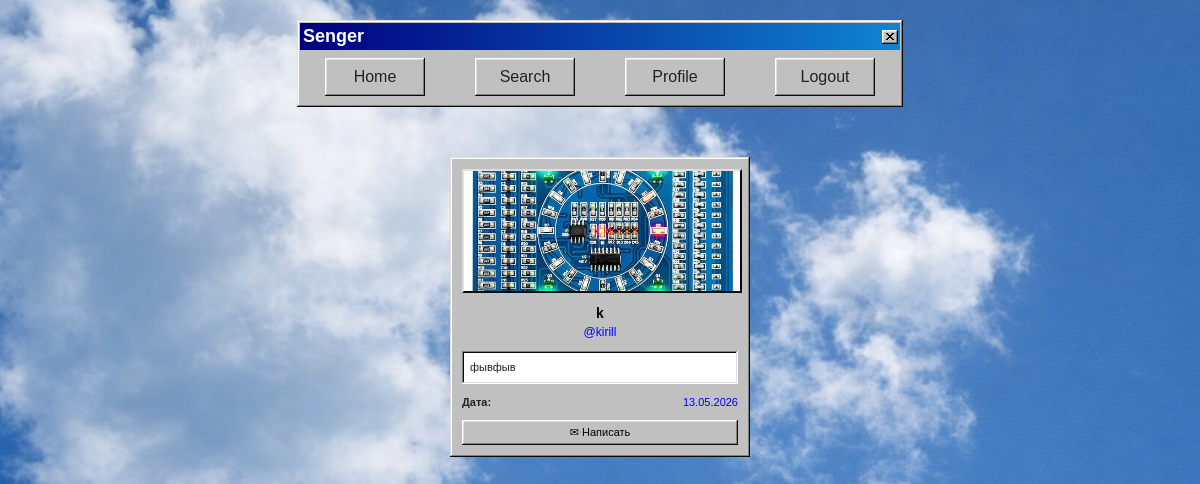
/kirill (signed in), run on the app's committed database.
### data/users.py (models this page shows, shortened)
class User(SqlAlchemyBase, UserMixin):
    __tablename__ = 'users'
    id = sqlalchemy.Column(sqlalchemy.Integer,
                           primary_key=True, autoincrement=True)
    name = sqlalchemy.Column(sqlalchemy.String, nullable=False)
    about = sqlalchemy.Column(sqlalchemy.String, nullable=True)
    username = sqlalchemy.Column(sqlalchemy.String,
                                 index=True, unique=True, nullable=False)
    hashed_password = sqlalchemy.Column(sqlalchemy.String, nullable=False)
    created_date = sqlalchemy.Column(sqlalchemy.DateTime,
                                     default=datetime.datetime.now().replace(microsecond=0))
    style = sqlalchemy.Column(sqlalchemy.String, default='new') #выбор стиля
    avatar = sqlalchemy.Column(sqlalchemy.String, nullable=True, default=None)  #аватарка

### WEB.py (the view)
@website.route('/<username>')
@login_required
def profile(username):
    db_sess = db_session.create_session()
    user = db_sess.query(User).filter(User.username == username).first()
    if not user:
        db_sess.close()
        return "Пользователь не найден", 404
    db_sess.close()
    return render_styled('profile.html', user=user)

### WEB.py (called while the page is built)
def render_styled(template_name, **kwargs):
    style = 'new'
    if current_user.is_authenticated:
        style = getattr(current_user, 'style', 'new')
    else:
        style = request.cookies.get('preferred_style', 'new')
    try:
        return render_template(f'{style}/{template_name}', **kwargs)
    except TemplateNotFound:
        return render_template(f'new/{template_name}', **kwargs)

@login_manager.user_loader
def load_user(user_id):
    session = db_session.create_session()
    return session.get(User, user_id)

@website.context_processor
def inject_style():
    style = 'new'
    if current_user.is_authenticated:
        style = current_user.style or 'new'
    return {'current_style': style}

### data/db_session.py (called while the page is built)
def create_session() -> Session:
    global __factory
    return __factory()

### templates/old/profile.html (shortened to what this page needs)
{% extends "old/base.html" %}
{% block content %}
<link rel="stylesheet" href="{{ url_for('static', filename='old/profile.css') }}">
<div class="profile-wrapper">
    <div class="profile-card">
        <div class="profile-avatar">
            {% if user.avatar %}
            <img src="{{ url_for('static', filename=user.avatar) }}">
            {% else %}
            👤
            {% endif %}
        </div>
        <div class="profile-name">{{ user.name }}</div>
        <div class="profile-username">@{{ user.username }}</div>
        {% if user.about %}
        <div class="profile-about">{{ user.about }}</div>
        {% endif %}
        <div class="profile-info">
            <div class="info-row">
                <span class="info-label">Дата:</span>
                <span class="info-value">{{ user.created_date.strftime('%d.%m.%Y') }}</span>
            </div>
        </div>
        <div class="profile-buttons">
            {% if user.id == current_user.id %}
            <form method="post" action="/upload_avatar" enctype="multipart/form-data" style="margin-bottom: 6px;">
                <button type="button" class="btn" onclick="this.nextElementSibling.click()">Загрузить фото</button>
                <input type="file" name="avatar" accept="image/*" onchange="this.form.submit()" style="display: none;">
            </form>
            <button id="editProfileBtn">✎ Редактировать</button>
            <a href="/logout">Выход</a>
            {% else %}
            <a href="/chat/{{ user.username }}">✉ Написать</a>
            {% endif %}
        </div>
    </div>
</div>
{% endblock %}

### static/old/98.css (style rules this page uses)
body { color: #222; font-family: Arial; font-size: 12px }
a { color: #00f }

### static/old/style.css (style rules this page uses)
body { margin: 0; padding: 0; background-image: url("place_holder_2.jpg"); background-size: cover; background-repeat: no-repeat; overflow: hidden; }
.profile-avatar { width: 80px; height: 80px; border: 2px solid; border-color: #dfdfdf #0a0a0a #0a0a0a #dfdfdf; margin: 0 auto 4px; background: #ffffff; display: flex; align-items: center; justify-content: center; font-size: 40px; }
.profile-name { font-weight: bold; font-size: 12px; word-break: break-word; margin-bottom: 2px; color: #000000; }

### static/old/profile.css (style rules this page uses)
html, body { height: 100%; }
.profile-wrapper { max-width: 300px; margin: 50px auto 20px auto; height: 90vh; }
.profile-card { background: silver; padding: 12px; margin-bottom: 12px; box-shadow: inset -1px -1px #0a0a0a, inset 1px 1px #dfdfdf, inset -2px -2px grey, inset 2px 2px #fff; }
.profile-avatar { width: 100%; height: 120px; background: #fff; box-shadow: inset -1px -1px #fff, inset 1px 1px grey, inset -2px -2px #dfdfdf, inset 2px 2px #0a0a0a; display: flex; align-items: center; justify-content: center; font-size: 64px; margin-bottom: 12px; }
.profile-name { font-weight: bold; font-size: 14px; text-align: center; margin-bottom: 4px; }
.profile-username { font-size: 12px; color: #00f; text-align: center; margin-bottom: 12px; }
.profile-about { font-size: 11px; line-height: 1.5; margin-bottom: 12px; padding: 8px; background: #fff; box-shadow: inset -1px -1px #fff, inset 1px 1px grey, inset -2px -2px #dfdfdf, inset 2px 2px #0a0a0a; }
.profile-info { font-size: 11px; margin-bottom: 12px; }
.info-row { display: flex; justify-content: space-between; margin-bottom: 4px; }
.info-label { font-weight: bold; }
.info-value { color: #00f; }
.profile-buttons { display: flex; flex-direction: column; gap: 6px; }
.profile-buttons a, .profile-buttons button { background: silver; border: none; box-shadow: inset -1px -1px #0a0a0a, inset 1px 1px #fff, inset -2px -2px grey, inset 2px 2px #dfdfdf; color: #000; padding: 6px 12px; font-size: 11px; text-decoration: none; text-align: center; cursor: pointer; display: block; }
.profile-avatar img { width: 100%; height: 100%; object-fit: cover; }

### data on the page
User: avatar (picture), name "k", username "kirill", about "фывфыв", created_date "13.05.2026"
